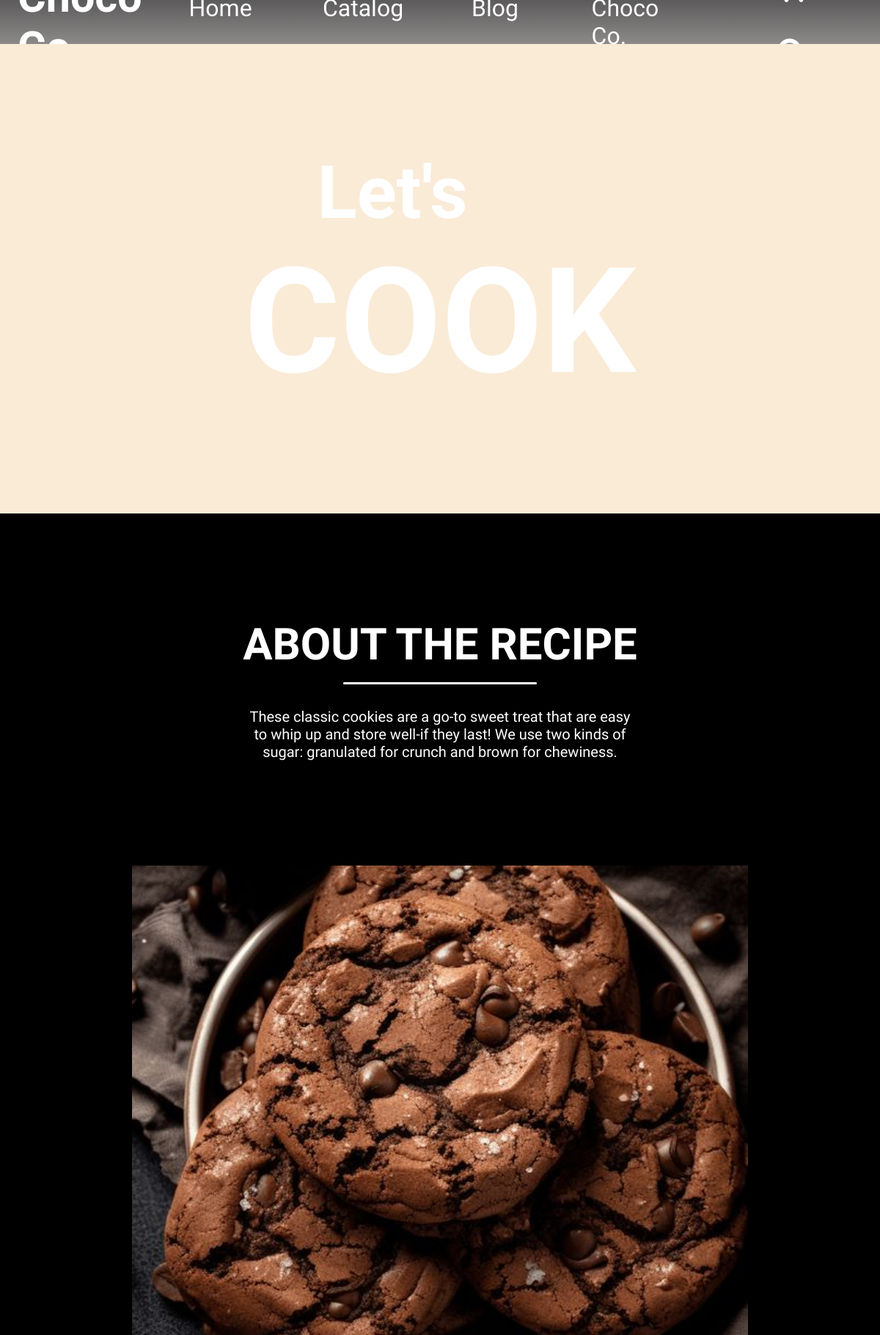
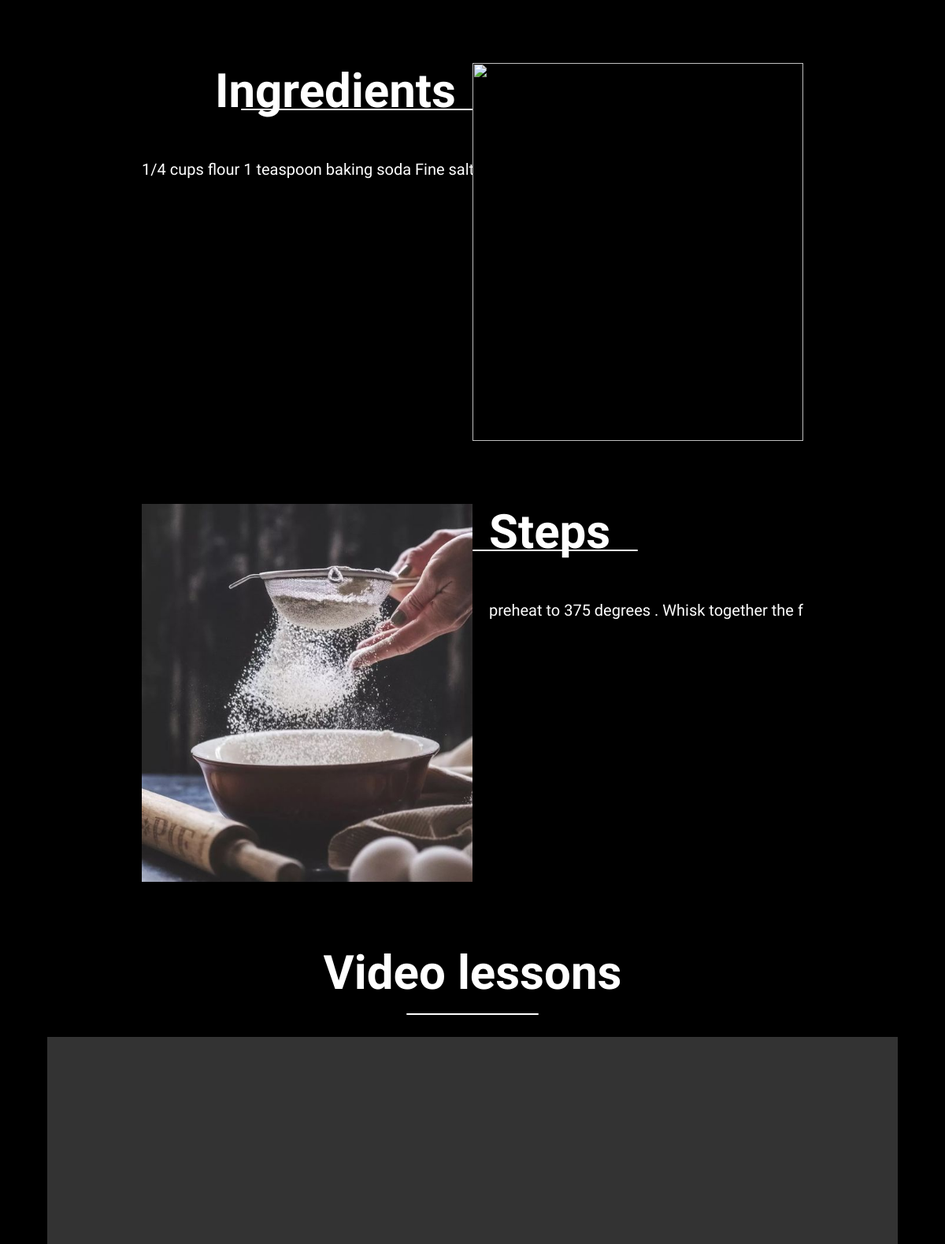
The page /Website/Recipes/Recipes.php (upper part) on the database its author committed (2 pictures, top to bottom).
### tables this page shows
CREATE TABLE `recipes` (
  `recipe_id` int(11) NOT NULL,
  `recipe_about` text NOT NULL,
  `recipe_image` text NOT NULL,
  `recipe_ingredients` text NOT NULL,
  `recipe_steps` text NOT NULL,
  `recipe_tutorial` text NOT NULL
);

### Website/Recipes/Recipes.php (the view, shortened to what this page needs)
<!DOCTYPE html>
<html lang="en">
<head>
    <link rel="stylesheet" href="styles.css">
    <link rel="stylesheet" href="https://stackpath.bootstrapcdn.com/font-awesome/4.7.0/css/font-awesome.min.css">
</head>
<body>
    <nav class="navbar">
        <h1 class="logo">Choco Co.</h1>
        <ul class="nav-links">
             <li><a href="../Home/index.php" class="active">Home</a></li>
             <li><a href="../Catalog/Catalog.php">Catalog</a></li>
             <li><a href="../blog/blog.php">Blog</a></li>
             <li><a href="../ChocoCo/ChocoCo.html">Choco Co.</a></li>
         </ul>
         <div class="icons">
            <i href="#shooping" class="fa fa-shopping-cart"></i>
            <i href="#search" class="fa fa-search"></i>
         </div>
        </nav>
    <div class="content">
        <?php
            require_once "../connexion.php";
            $recipeId = 0 ;
            $query = "select * from Recipes where recipe_id='$recipeId'";
            $result = mysqli_query($conn, $query);
            if (mysqli_num_rows($result)>0){
                $row = mysqli_fetch_assoc($result);
                $recipeImage = $row["recipe_image"];
                $recipeAbout = $row["recipe_about"];
                $recipeIngredients = $row["recipe_ingredients"];
                $recipeSteps = $row["recipe_steps"];
                $recipeTutorial = $row["recipe_tutorial"];
                echo"
                    <header>
                        <h1>&#160;&#160;&#160;&#160;Let's<br><span>COOK</span></h1>
                    </header>
                    <div class = 'ABOUT_THE_RECIPE'>
                        <h2>ABOUT THE RECIPE</h2>
                        <div class='line'></div>
                        <p>$recipeAbout</p>
                    </div>
                    <div class='MAIN_IMAGE'>
                        <img src=$recipeImage>
                    </div>
                    <div class='row'>
                        <div class='col1'>
                            <h2>Ingredients</h2>
                            <div class='line2'></div>
                            <p>$recipeIngredients</p>
                        </div>
                        <div class='col11'>
                            <img src='../../assets/RECIPES_IMGs/RECIPES_EGGS.jpg'>
                        </div>
                    </div>
                    <div class='row'>
                        <div class='col22'>
                            <img src='../../assets/RECIPES_IMGs/RECIPES_FARINE.jpg'>
                        </div>
                        <div class='col2'>
                            <h2>Steps</h2>
                            <div class='line2'></div>
                            <p>$recipeSteps</p>
                        </div>
                    </div>
                    <div class='Video'>
                        <h2>Video lessons</h2>
                        <div class='line'></div>
                        <video class='vid' controls>
                            <source src='$recipeTutorial' type='video/mp4'>
                        </video>
                    </div>";
            }
        ?>
    </div>
</body>
</html>

### Website/Recipes/styles.css (style rules this page uses)
* { padding: 0; margin: 0; box-sizing: border-box; font-family: "abhaya libre"; text-decoration: none; overflow-x: hidden; list-style: none; }
:root { --clair : #fff; --beige :#987654; --black :#000000; }
html { overflow-x: hidden; scroll-behavior: smooth; }
.navbar { display: flex; justify-content:space-between; padding: 2vw; width: 100vw; height: 5vw; align-items: center; background: linear-gradient(to bottom, rgb(23, 21, 21,0.7), rgb(92, 87, 87,0.7)); }
.logo { font-family: 'Jim Nightshade'; color: var(--clair); font-size: 3.7em; }
.nav-links { font-size: 2em; font-family: 'Abhaya Libre'; display: flex; justify-content:space-between; cursor: pointer; }
li a { color: var(--clair); padding-right:4em; }
.icons i { font-size: 2.5em; color:#fff; padding:0.5em; cursor: pointer; }
html { font-family: "Abhaya Libre", serif; overflow-x: hidden; }
.content { color: white; background-color: black; display: flex; flex-direction: column; justify-content: center; align-items: center; gap:10vh; }
header { background-color: antiquewhite; background-position: center; background-size: cover; height: 80vh; display: flex; justify-content: center; align-items: center; width: 100%; position: relative; }
h1 { font-size: 6.25em; }
h1 span { font-size: 2em; }
h2 { font-size: 3.75em; }
p { font-size: 1.25em; }
.ABOUT_THE_RECIPE { height: 40vh; display: flex; justify-content: center; align-items: center; flex-direction: column; text-align: center; }
.ABOUT_THE_RECIPE p { width: 45vw; padding-top: 2vh; }
.line { background-color: white; width:22vw; height: 0.3vh; border-radius: 5px; margin:2vh ; }
.MAIN_IMAGE { width: 70vw; height: 80vh; display: flex; justify-content: center; align-items: center; }
.MAIN_IMAGE img { width: 70vw; height: 80vh; object-fit: cover; }
.row { height: 60vh; display: flex; width: 70vw; }
.col1 , .col2 { flex: 1; text-align: center; position: relative; }
.col11 , .col22 { overflow-y:hidden ; flex: 1; }
.col11 img , .col22 img { width: 100%; height: 100%; object-fit: cover; }
.line2 { background-color: white; height: 0.3vh; border-radius: 5px; position: absolute; }
.col1 .line2 { top:12%; right: 0; left:30%; }
.col2 .line2 { top:12%; left: 0; right:50%; }
.col1 p { padding-top: 6.5vh; padding-right: 5%; white-space: nowrap; }
.col2 p { padding-top: 6.5vh; padding-left: 5%; white-space: nowrap; }
.col1 h2 { margin-right: 5%; text-align: right; white-space: nowrap; }
.col2 h2 { margin-left: 5%; text-align: left; white-space: nowrap; }
.Video { width: 100%; height: 100vh; display: flex; align-items: center; flex-direction: column; text-align: center; }
.Video .line { width: 14vw; }
.Video .vid { margin-top: 1%; width: 90%; height: 80%; }

### rows shown on the page
recipes: recipe_about "These classic cookies are a go-to sweet treat that are easy to whip up and store well-if they last! We use two kinds of sugar: granulated for crunch and brown for chewiness.", recipe_image (picture), recipe_ingredients "1/4 cups flour 1 teaspoon baking soda Fine…", recipe_steps "preheat to 375 degrees . Whisk together the…"
